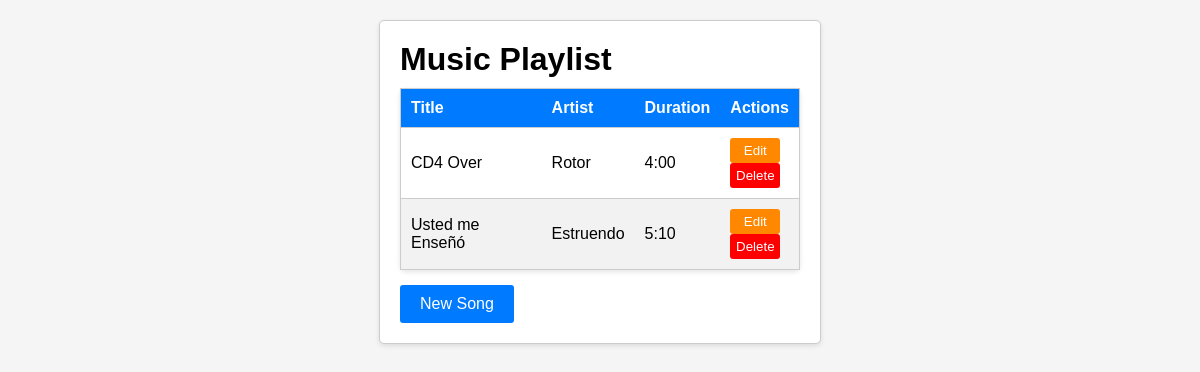
The app's page /, older data.
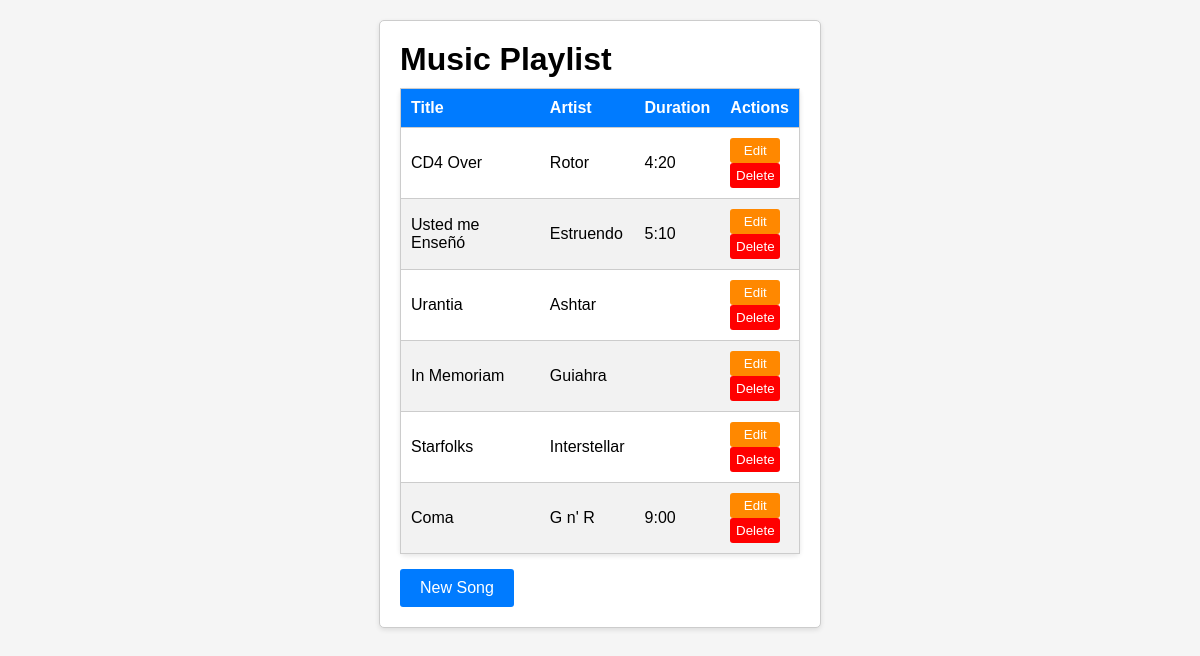
The same page, newer data.
### db/db.py (models this page shows)
class Song(db.Model):
    id = db.Column(db.Integer, primary_key=True)
    title = db.Column(db.String(100), nullable=False)
    artist = db.Column(db.String(100))
    duration = db.Column(db.String(10))

### app.py (the view)
@app.route('/')
def index():
    songs = Song.query.all()  # Retrieve all songs from the database
    return render_template('index.html', songs=songs)

### templates/index.html (shortened to what this page needs)
<!DOCTYPE html>
<html lang="en">
<head>
    <link rel="stylesheet" href="{{ url_for('static', filename='css/styles.css') }}">
</head>
<body>
    <div class="container">
        <h1>Music Playlist</h1>
        <table class="song-table">
            <thead>
                <tr>
                    <th>Title</th>
                    <th>Artist</th>
                    <th>Duration</th>
                    <th>Actions</th>
                </tr>
            </thead>
            <tbody>
                {% for song in songs %}
                    <tr>
                        <td>{{ song.title }}</td>
                        <td>{{ song.artist }}</td>
                        <td>{{ song.duration }}</td>
                        <td>
                            <form action="/edit_song/{{ song.id }}" method="GET">
                                <button type="submit" class="manage-button edit-button">Edit</button>
                            </form>
                            <form action="/delete_song/{{ song.id }}" method="POST" onsubmit="return confirmDelete('{{ song.title }}');">
                                <button type="submit" class="manage-button delete-button">Delete</button>
                            </form>
                        </td>
                    </tr>
                {% endfor %}
            </tbody>
        </table>
        <a class="song-button" href="/add_song">New Song</a>
    </div>
</body>
</html>

### static/css/styles.css (style rules this page uses)
body, h1, form { margin: 0; padding: 0; }
h1 { margin-bottom: 10px; }
body { font-family: Arial, sans-serif; background-color: #f5f5f5; padding: 20px; }
.song-table { width: 100%; border-collapse: collapse; margin-bottom: 15px; background-color: #fff; border: 1px solid #ccc; border-radius: 5px; box-shadow: 0 2px 5px rgba(0, 0, 0, 0.1); }
.song-table th { background-color: #007bff; color: #fff; padding: 10px; text-align: left; }
.song-table td { padding: 10px; border-top: 1px solid #ccc; }
.song-table tr:nth-child(even) { background-color: #f2f2f2; }
.container { width: 400px; margin: 0 auto; background-color: #fff; border: 1px solid #ccc; padding: 20px; border-radius: 5px; box-shadow: 0 2px 5px rgba(0, 0, 0, 0.1); }
.song-button { background-color: #007bff; color: #fff; padding: 10px 20px; border: none; border-radius: 3px; cursor: pointer; transition: background-color 0.3s ease-in-out; text-decoration: none; display: inline-block; }
.manage-button { width: 50px; text-align: center; color: #fff; padding: 5px 0; border: none; border-radius: 3px; cursor: pointer; transition: background-color 0.3s ease-in-out; text-decoration: none; display: inline-block; }
.delete-button { background-color: #ff0000; }
.edit-button { background-color: #ff8800; }

Row changes from the older to the newer data that the page shows:
changed Song "CD4 Over": duration "4:00" → "4:20"
added Song: title "Urantia", artist "Ashtar"
added Song: title "In Memoriam", artist "Guiahra"
added Song: title "Starfolks", artist "Interstellar"
added Song: title "Coma", artist "G n' R", duration "9:00"
